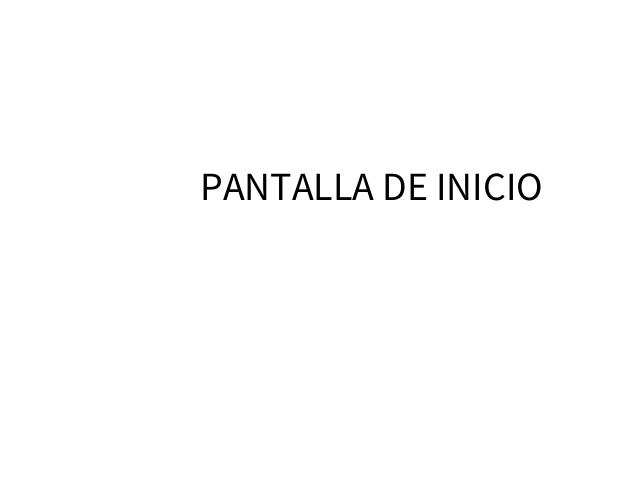
Frame 1 (no input)
Frame 60 (the mouse pressed at the canvas centre just before this capture): identical to frame 1, image omitted
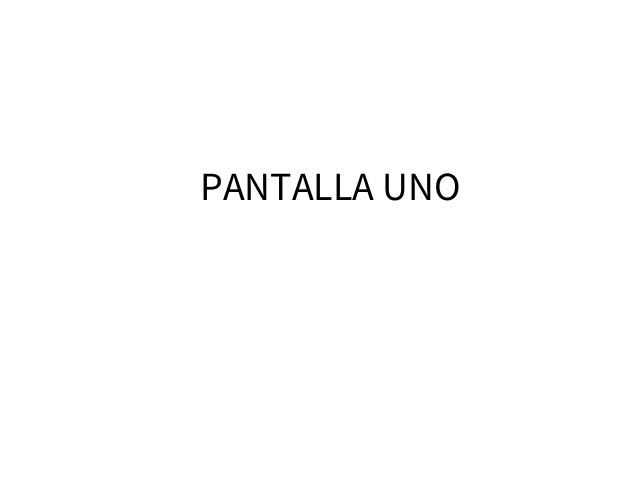
Frame 120 (the mouse held since frame 60 and released just before this capture)

The Processing sketch that drew these frames (run headless with seeded random() and noise(); from frame 60 on, the mouse is pressed at the canvas centre):

// Processing sketch: sketch_230502d_estados_con_click
// ── sketch_230502d_estados_con_click.pde
//String estado;
/*
posibles estados:
 "inicio" -> pantalla de inicio
 "pantalla 1" -> muestra pantalla 1
 "pantalla 2" -> muestra pantalla 2
 "pantalla 3" -> muestra pantalla 3
 */

int estado;
/*
posibles estados:
 0 -> pantalla de inicio
 1 -> muestra pantalla 1
 2 -> muestra pantalla 2
 3 -> muestra pantalla 3
 */

void setup() {
  size(640, 480);
  estado = 0;
}
void draw() {
  background(255);
  if ( estado==0 ) {
    //pantalla de inicio:
    fill(0);
    textSize(40);
    text("PANTALLA DE INICIO", 200, 200);
  } else if ( estado==1 ) {
    //pantalla de inicio:
    fill(0);
    textSize(40);
    text("PANTALLA UNO", 200, 200);
  } else if ( estado==2 ) {
    //pantalla de inicio:
    fill(0);
    textSize(40);
    text("PANTALLA DOS", 300, 250);
  } else if ( estado==3 ) {
    //pantalla de inicio:
    fill(0);
    textSize(40);
    text("PANTALLA TRES", 100, 100);
  }
}

void mousePressed() {

  if ( estado==0 ) {
    estado = 1;
  } else if ( estado==1 ) {
    estado = 2;
  } else if ( estado==2 ) {
    estado = 3;
  } else if ( estado==3) {
    estado = 0;
  }

  /*
  //estado 0 1 2 3 0 1 2 3
   //estado = estado + 1;
   estado++;
   if (estado > 3 ) {
   estado = 0;
   }
   */
}
